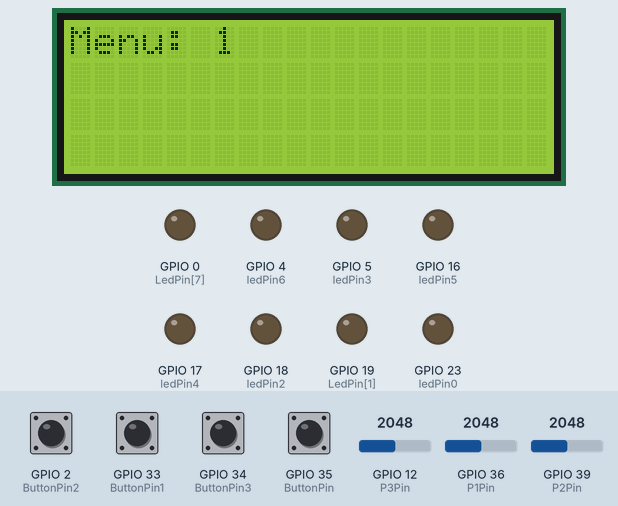
A program run on a simulated ESP32. Shown: 20×4 character LCD, output pins drawn as LEDs (lit = HIGH). The inputs (shaded band) are chosen by the test bench; at power-on: GPIO 2 (ButtonPin2), GPIO 33 (ButtonPin1), GPIO 34 (ButtonPin3), GPIO 35 (ButtonPin) HIGH, GPIO 12 (P3Pin) = 2048, GPIO 39 (P2Pin) = 2048, GPIO 36 (P1Pin) = 2048.

Above: at 1.7 s.
1.8 s: GPIO 12 (P3Pin) set to 2866
10.5 s: GPIO 39 (P2Pin) set to 2866
At 14.4 s:
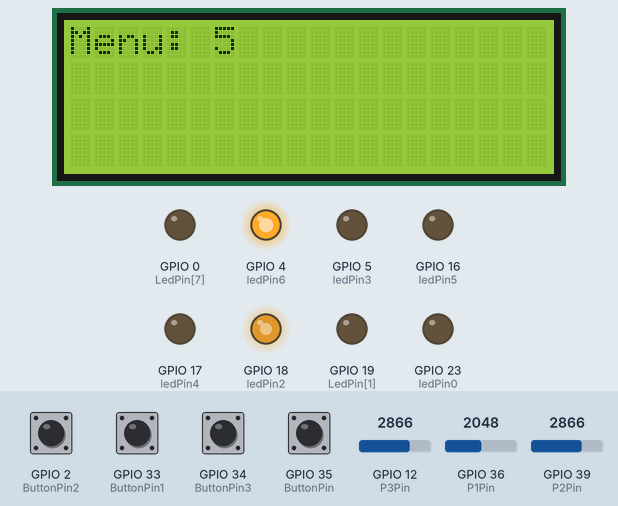
14.5 s: GPIO 39 (P2Pin) set to 3603
At 21.7 s:
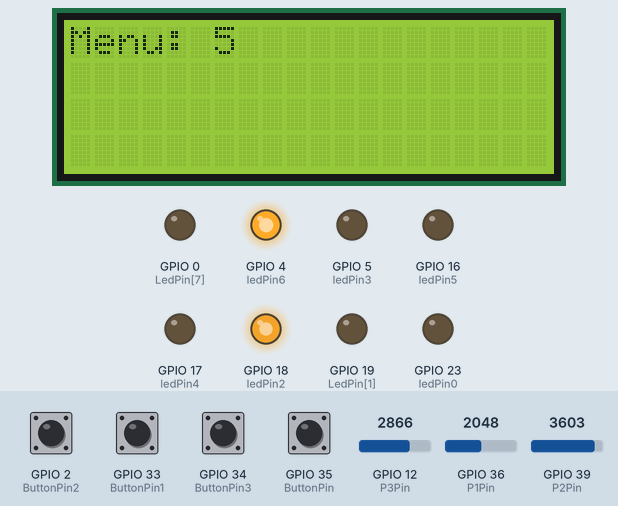
21.9 s: GPIO 39 (P2Pin) set to 4035
At 29.1 s:
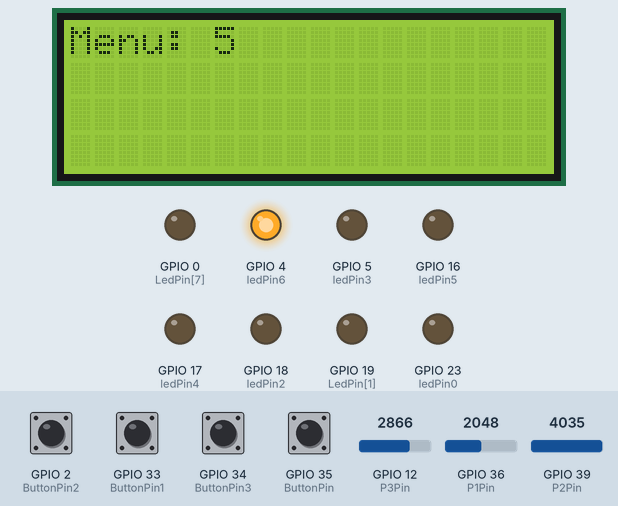
31.1 s: GPIO 39 (P2Pin) set to 491
At 40.6 s:
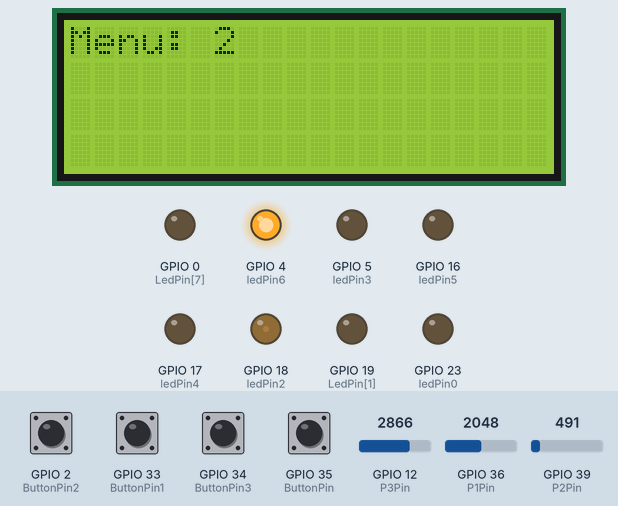
Timing chart, 0 to 41.3 s (numbered marks = the images above; inputs shaded):
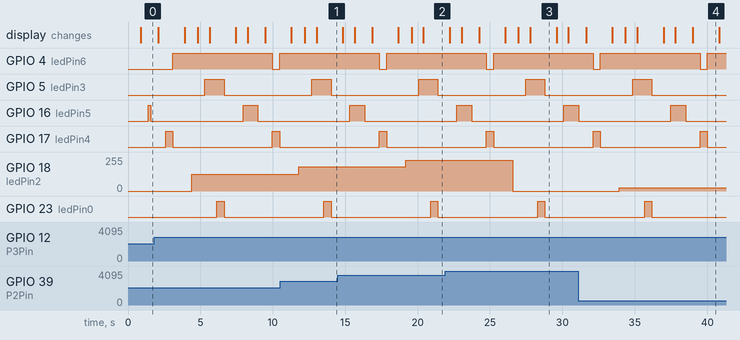

The program:

main.cpp
```cpp
#include <Arduino.h>
#include <LiquidCrystal_I2C.h>

#define I2C_SDA 21
#define I2C_SCL 22
int ButtonPin = 35; //sw4
int ButtonPin1 = 33; //sw6
int ButtonPin2 = 2; //sw2
int ButtonPin3 = 34; //sw3

int ledBrightness = 0;
const int thresholdLow = 100;
const int thresholdHigh = 3995;

int P3Pin = 12;
int P2Pin = 39;
int P1Pin = 36;

// ตัวแปรสำหรับเก็บสถานะของปุ่ม
bool button1State = false; // สถานะของปุ่มกดตัวที่ 1
bool button2State = false; // สถานะของปุ่มกดตัวที่ 2


int LedPin[] = {23, 19, 18, 5, 17, 16, 4, 0,};

int ledPin0 = 23;
int ledPin1 = 19;
int ledPin2 = 18;
int ledPin3 = 5;
int ledPin4 = 17;
int ledPin5 = 16;
int ledPin6 = 4;
int ledPin7 = 0;

LiquidCrystal_I2C lcd(0x27, 20, 4); // set the LCD address to 0x27 for a 16 chars and 2 line display

void setup(){

pinMode(ledPin2, OUTPUT);

pinMode(ButtonPin2, INPUT_PULLUP); // ตั้งปุ่มกดตัวที่ 1 เป็น input พร้อมเปิด pull-up resistor
pinMode(ButtonPin3, INPUT_PULLUP);// ตั้งปุ่มกดตัวที่ 2 เป็น input พร้อมเปิด pull-up resistor
pinMode(ledPin0, OUTPUT);
pinMode(ledPin3, OUTPUT);

    for (int i = 0; i < 8; i++) {
    pinMode(LedPin[i], OUTPUT);
  }
  pinMode(ButtonPin, INPUT_PULLUP);
  pinMode(ButtonPin1, INPUT_PULLUP);
 lcd.init(I2C_SDA, I2C_SCL); // initialize the lcd to use user defined I2C pins
 lcd.backlight();
 lcd.setCursor(0,0);
 lcd.print("Menu: 0");
 delay(500);
Serial.begin(9600);
}


void loop(){
  static int menu = 0;  // ตัวแปรเก็บเมนูที่เลือก
  int switchState = digitalRead(ButtonPin);
  int switchState1 = digitalRead(ButtonPin1);


  int potValue = analogRead(P2Pin); //P2
  int potValue1 = analogRead(P3Pin); //P3
  int potValue2 = analogRead(P1Pin); //P1
  ledBrightness = map(potValue, 0, 4095, 0, 255);
  potValue = analogRead(P2Pin);
  potValue1 = analogRead(P3Pin);
  potValue2 = analogRead(P1Pin);


    if (switchState == HIGH) {
    delay(300);  // ให้เวลา Debouncing ให้สวิตช์มีเวลาหยุดสักนิด

    // เปลี่ยนเมนูที่เลือก
    menu = (menu % 6) + 1;  // สลับเมนูจาก 1-3
    lcd.clear();
    lcd.setCursor(0, 0);
    lcd.print("Menu: ");
    lcd.print(menu);  // แสดงเมนูที่เลือก
    delay(500);  // ให้เวลาสำหรับแสดงผลบนจอ LCD
    }

    else if (switchState1 == HIGH)
    {
    delay(300);  // ให้เวลา Debouncing ให้สวิตช์มีเวลาหยุดสักนิด
    menu = (menu % 6) + 1;  // สลับเมนูจาก 1-3
    lcd.clear();
    lcd.setCursor(0, 0);
    lcd.print("Menu: ");
    lcd.print(menu);  // แสดงเมนูที่เลือก
    delay(500);  // ให้เวลาสำหรับแสดงผลบนจอ LCD
    }

    bool button1State = digitalRead(ButtonPin2) == LOW;
    bool button2State = digitalRead(ButtonPin3) == LOW;


    // ใช้ switch-case เพื่อจัดการการเลือกเมนู
    switch (menu) {
      case 1:
    digitalWrite(ledPin5, HIGH);
    delay(200);
    digitalWrite(ledPin5, LOW);
    delay(200);

    }
    switch (menu) {
      case 2:

    digitalWrite(ledPin4, HIGH);
    digitalWrite(ledPin6, LOW);
    delay(500);
    digitalWrite(ledPin6, HIGH);
    digitalWrite(ledPin4, LOW);
    delay(500);
    }

    switch (menu) {
      case 3:

    if (potValue <= thresholdLow || potValue >= thresholdHigh) {
    ledBrightness = 0; // LED ดับ
  } else {
    // แปลงค่า 0-4095 ให้เป็นช่วง 0-255 สำหรับควบคุม PWM
    ledBrightness = map(potValue, thresholdLow, thresholdHigh, 0, 255);
  }

   analogWrite(ledPin2, ledBrightness);
    delay(100);

    }

    switch (menu) {
      case 4:
    if (potValue1 >= 2120){

    digitalWrite(ledPin3, HIGH);
    delay(10);

  }else {
    (potValue1 <= 2120);
    digitalWrite(ledPin3, LOW);
    delay(10);
  }
  }
  switch (menu) {
      case 5:
    if (button1State && button2State) {

    digitalWrite(ledPin0, LOW);
    digitalWrite(ledPin3, LOW);
    delay(50);
  }
  else {

    digitalWrite(ledPin0, HIGH);
    digitalWrite(ledPin3, HIGH);
    delay(500);

    digitalWrite(ledPin3, LOW);
    digitalWrite(ledPin0, LOW);
    delay(500);
  }
 }

 switch (menu) {
      case 6:
    if (potValue2 > 256){

    digitalWrite(ledPin5, HIGH);
    delay(10);
  }
  else if (potValue2 < 256){

    digitalWrite(ledPin5, LOW);
    delay(10);
  }


 }
}
```

WEEK2.cpp
```cpp
/*
#include <Arduino.h>

// กำหนดขา GPIO สำหรับแยกไฟจราจร 1
int red1 = 23;    // ไฟแดงแยกที่ 1
int yellow1 = 19; // ไฟเหลืองแยกที่ 1
int green1 = 18;  // ไฟเขียวแยกที่ 1

// กำหนดขา GPIO สำหรับแยกไฟจราจร 2
int red2 = 17;   // ไฟแดงแยกที่ 2
int yellow2 = 16;// ไฟเหลืองแยกที่ 2
int green2 = 4; // ไฟเขียวแยกที่ 2
int dum = 0;
int led5 = 5;
// กำหนดขา GPIO สำหรับปุ่ม
int buttonPin = 15; // ปุ่มสำหรับสลับโหมดไฟกระพริบ
bool blinkingMode = false; // ตัวแปรสำหรับเก็บสถานะโหมดไฟกระพริบ
int buttonState = 0; // ตัวแปรสำหรับเก็บสถานะของปุ่ม

void setup() {
  // ตั้งค่าให้ GPIO เป็น OUTPUT สำหรับไฟ
  pinMode(red1, OUTPUT);
  pinMode(yellow1, OUTPUT);
  pinMode(green1, OUTPUT);
  pinMode(red2, OUTPUT);
  pinMode(yellow2, OUTPUT);
  pinMode(green2, OUTPUT);
  pinMode(dum, OUTPUT);
  pinMode(led5, OUTPUT);

  // ตั้งค่าให้ GPIO เป็น INPUT สำหรับปุ่ม
  pinMode(buttonPin, INPUT_PULLUP);

  // เริ่มต้นการเชื่อมต่อ Serial Monitor
  Serial.begin(115200);
  Serial.println("System Started");
}

void loop() {
  // อ่านสถานะของปุ่ม
  buttonState = digitalRead(buttonPin);

  // ถ้ากดปุ่ม (ปุ่มจะเป็น LOW เมื่อกด) สลับโหมดไฟกระพริบ
  if (buttonState == HIGH) {
    blinkingMode = !blinkingMode;  // สลับสถานะโหมด
    delay(200); // หน่วงเวลาหลังการกดปุ่ม เพื่อป้องกันการกดซ้ำ
    if (blinkingMode) {
      Serial.println("Blinking mode activated");
    } else {
      Serial.println("Blinking mode deactivated");
    }
  }

  // ถ้าอยู่ในโหมดไฟกระพริบ
  if (blinkingMode) {
    // กระพริบไฟแดงและไฟเขียวทั้งสองแยก
    digitalWrite(red1, HIGH);
    digitalWrite(green1, HIGH);
    digitalWrite(yellow1, HIGH);
    digitalWrite(red2, HIGH);
    digitalWrite(green2, HIGH);
    digitalWrite(yellow2, HIGH);
    digitalWrite(dum, HIGH);
    digitalWrite(led5, HIGH);
    delay(500); // หน่วงเวลา 500 มิลลิวินาที (ไฟกระพริบ)
    digitalWrite(red1, LOW);
    digitalWrite(green1, LOW);
    digitalWrite(yellow1, LOW);
    digitalWrite(red2, LOW);
    digitalWrite(green2, LOW);
    digitalWrite(yellow2, LOW);
    digitalWrite(dum, LOW);
    digitalWrite(led5, LOW);
    delay(500); // หน่วงเวลา 500 มิลลิวินาที (ไฟกระพริบ)
  }
  else {
    // การทำงานของไฟจราจรปกติ
    // แยกที่ 1 - ไฟเขียว, แยกที่ 2 - ไฟแดง
    digitalWrite(green1, HIGH);  // เปิดไฟเขียวแยกที่ 1
    digitalWrite(red1, LOW);     // ปิดไฟแดงแยกที่ 1
    digitalWrite(yellow1, LOW);  // ปิดไฟเหลืองแยกที่ 1
    digitalWrite(red2, HIGH);    // เปิดไฟแดงแยกที่ 2
    digitalWrite(yellow2, LOW);  // ปิดไฟเหลืองแยกที่ 2
    digitalWrite(green2, LOW);   // ปิดไฟเขียวแยกที่ 2
    Serial.println("Normal mode: Green 1, Red 2");
    delay(5000); // ไฟเขียวแยกที่ 1 เปิดเป็นเวลา 5 วินาที

    // แยกที่ 1 - ไฟเหลือง, แยกที่ 2 - ไฟแดง
    digitalWrite(green1, LOW);  // เปิดไฟเขียวแยกที่ 1
    digitalWrite(red1, LOW);     // ปิดไฟแดงแยกที่ 1
    digitalWrite(yellow1, HIGH);  // ปิดไฟเหลืองแยกที่ 1
    digitalWrite(red2, HIGH);    // เปิดไฟแดงแยกที่ 2
    digitalWrite(yellow2, LOW);  // ปิดไฟเหลืองแยกที่ 2
    digitalWrite(green2, LOW);   // ปิดไฟเขียวแยกที่ 2
    Serial.println("Normal mode: Yellow 1");
    delay(2000); // ไฟเหลืองแยกที่ 1 เปิดเป็นเวลา 2 วินาที

    // แยกที่ 1 - ไฟแดง, แยกที่ 2 - ไฟเขียว
    digitalWrite(yellow1, LOW);  // ปิดไฟเหลืองแยกที่ 1
    digitalWrite(red1, HIGH);    // เปิดไฟแดงแยกที่ 1
    digitalWrite(green1, LOW);   // ปิดไฟเขียวแยกที่ 1
    digitalWrite(red2, LOW);     // ปิดไฟแดงแยกที่ 2
    digitalWrite(yellow2, LOW);  // ปิดไฟเหลืองแยกที่ 2
    digitalWrite(green2, HIGH);  // เปิดไฟเขียวแยกที่ 2
    Serial.println("Normal mode: Green 2, Red 1");
    delay(5000); // ไฟเขียวแยกที่ 2 เปิดเป็นเวลา 5 วินาที

    // แยกที่ 1 - ไฟแดง, แยกที่ 2 - ไฟเหลือง
    digitalWrite(green1, LOW);  // เปิดไฟเขียวแยกที่ 1
    digitalWrite(red1, HIGH);     // ปิดไฟแดงแยกที่ 1
    digitalWrite(yellow1, LOW);  // ปิดไฟเหลืองแยกที่ 1
    digitalWrite(red2, LOW);    // เปิดไฟแดงแยกที่ 2
    digitalWrite(yellow2, HIGH);  // ปิดไฟเหลืองแยกที่ 2
    digitalWrite(green2, LOW);   // ปิดไฟเขียวแยกที่ 2
    Serial.println("Normal mode: Yellow 2");
    delay(2000); // ไฟเหลืองแยกที่ 2 เปิดเป็นเวลา 2 วินาที
  }
}
  */
```

WEEK3.cpp
```cpp
/*
#include <Arduino.h>
int potPin = 36;
int ledPin = 23;

void setup (){
    ledcAttachPin(ledPin, 0);
    ledcSetup(0,5000,8);
}
void loop() {
    int potValue = analogRead(potPin);
    int dutyCycle = map(potValue, 0, 4095, 0, 255);
    ledcWrite(0, dutyCycle);
    delay(10);


}
*/
```

WEEK4.cpp
```cpp
/*
#include <Arduino.h>
#include <LiquidCrystal_I2C.h>

#define I2C_SDA 21
#define I2C_SCL 22
#define Switch  15
#define Led1 23
#define Led2 19
#define Led3 18
#define Led4 5
#define Led5 17
#define Led6 16
#define Led7 4
#define Led8 0

LiquidCrystal_I2C lcd(0x27, 16, 2);

int menuIndex = 0;
const int totalMenus = 6;

// กำหนดพอร์ต LED ทั้งหมดใน array เพื่อให้ง่ายต่อการควบคุม
int leds[] = {Led1, Led2, Led3, Led4, Led5, Led6, Led7, Led8};

void updateLCD() {
  lcd.clear();

  switch(menuIndex) {
    case 0:
      lcd.setCursor(0, 0);
      lcd.print("Menu 1");
      break;
    case 1:
      lcd.setCursor(0, 0);
      lcd.print("Menu 2");
      break;
    case 2:
      lcd.setCursor(0, 0);
      lcd.print("Menu 3");
      break;
    case 3:
      lcd.setCursor(0, 0);
      lcd.print("Menu 4");
      break;
    case 4:
      lcd.setCursor(0, 0);
      lcd.print("Menu 5");
      break;
    case 5:
      lcd.setCursor(0, 0);
      lcd.print("Menu 6");
      break;
  }
}

// ฟังก์ชันเปิด LED ทั้งหมด
void ledsOn() {
  for (int i = 0; i < 8; i++) {
    digitalWrite(leds[i], HIGH);
  }
}

// ฟังก์ชันปิด LED ทั้งหมด
void ledsOff() {
  for (int i = 0; i < 8; i++) {
    digitalWrite(leds[i], LOW);
  }
}

void ledsBlinkAlternating() {
  static unsigned long previousMillis = 0;
  unsigned long currentMillis = millis();
  const long interval = 500; // เวลาช่วงสลับ 500ms

  if (currentMillis - previousMillis >= interval) {
    previousMillis = currentMillis;

    // สลับการเปิด/ปิด LED คู่/คี่
    static bool toggle = false;  // ใช้ตัวแปร toggle เพื่อสลับสถานะ

    if (toggle) {
      // เปิด LED คู่ (LED1, LED3, LED5, LED7) และปิด LED คี่ (LED2, LED4, LED6, LED8)
      digitalWrite(Led1, HIGH);
      digitalWrite(Led2, LOW);
      digitalWrite(Led3, HIGH);
      digitalWrite(Led4, LOW);
      digitalWrite(Led5, HIGH);
      digitalWrite(Led6, LOW);
      digitalWrite(Led7, HIGH);
      digitalWrite(Led8, LOW);
    } else {
      // เปิด LED คี่ (LED2, LED4, LED6, LED8) และปิด LED คู่ (LED1, LED3, LED5, LED7)
      digitalWrite(Led1, LOW);
      digitalWrite(Led2, HIGH);
      digitalWrite(Led3, LOW);
      digitalWrite(Led4, HIGH);
      digitalWrite(Led5, LOW);
      digitalWrite(Led6, HIGH);
      digitalWrite(Led7, LOW);
      digitalWrite(Led8, HIGH);
    }

    toggle = !toggle;  // สลับสถานะ toggle
  }
}

// ฟังก์ชันสว่างทีละดวงจาก LED1 ถึง LED8
void ledsOneByOne() {
  for (int i = 0; i < 8; i++) {
    digitalWrite(leds[i], HIGH);
    delay(200); // รอ 200 ms ก่อนที่จะไปดวงถัดไป
    digitalWrite(leds[i], LOW);
  }
}

// ฟังก์ชันเปิด LED เป็นคู่ (2 ดวงพร้อมกัน)
void ledsOnInPairs() {
  for (int i = 0; i < 8; i += 2) {
    digitalWrite(leds[i], HIGH);
    digitalWrite(leds[i + 1], HIGH);
    delay(500); // เปิดคู่ละ 500 ms
    digitalWrite(leds[i], LOW);
    digitalWrite(leds[i + 1], LOW);
  }
}

// ฟังก์ชันสว่างจาก LED1 ถึง LED8 แล้วดับจาก LED8 ถึง LED1
void ledsSweep() {
  // สว่างจาก LED1 ถึง LED8
  for (int i = 0; i < 8; i++) {
    digitalWrite(leds[i], HIGH);
    delay(200); // รอ 200 ms
  }

  // ดับจาก LED8 ถึง LED1
  for (int i = 7; i >= 0; i--) {
    digitalWrite(leds[i], LOW);
    delay(200); // รอ 200 ms
  }
}

// ฟังก์ชันกระพริบ LED ทั้งหมดพร้อมกัน
void ledsBlinkAll() {
  static unsigned long lastMillis = 0;
  static bool ledState = false;
  unsigned long currentMillis = millis();

  if (currentMillis - lastMillis >= 500) {  // ทุกๆ 500ms
    ledState = !ledState;  // สลับสถานะ LED

    for (int i = 0; i < 8; i++) {
      digitalWrite(leds[i], ledState ? HIGH : LOW);
    }

    lastMillis = currentMillis;
  }
}

void setup() {
  lcd.init(I2C_SDA, I2C_SCL);
  lcd.backlight();

  // กำหนดโหมดของพิน LED เป็น OUTPUT
  for (int i = 0; i < 8; i++) {
    pinMode(leds[i], OUTPUT);
  }

  updateLCD();
  pinMode(Switch, INPUT_PULLUP);
}

void loop() {
  static bool lastSwitchState = HIGH;
  bool switchState = digitalRead(Switch);

  // เมื่อกดสวิตช์ให้เปลี่ยนเมนู
  if (switchState == LOW && lastSwitchState == HIGH) {
    menuIndex = (menuIndex + 1) % totalMenus;
    updateLCD();
    delay(50);  // ใช้ delay เล็กน้อยเพื่อป้องกันการกดซ้ำเร็วเกินไป
  }

  // เลือกเมนูต่างๆ
  switch(menuIndex) {
    case 0:
      ledsOn();  // เมนู 1 เปิด LED ทั้งหมด
      break;
    case 1:
      ledsBlinkAlternating();  // เมนู 2 กระพริบ LED คู่/คี่ สลับกัน
      break;
    case 2:
      ledsOneByOne();  // เมนู 3 สว่างทีละดวง
      break;
    case 3:
      ledsOnInPairs();  // เมนู 4 เปิด LED คู่
      break;
    case 4:
      ledsSweep();  // เมนู 5 สว่างจากดอกแรกไปดอกสุดท้ายแล้วดับกลับ
      break;
    case 5:
      ledsBlinkAll();  // เมนู 6 กระพริบ LED ทั้งหมด
      break;
    default:
      ledsOff();  // ปิด LED
      break;
  }

  lastSwitchState = switchState;
}
*/
```

test.cpp
```cpp
/*
#include <Arduino.h>
#define VOLUME_P1 36
#define VOLUME_P2 39

// LED Pins
#define LED1_P1 23
#define LED2_P1 19
#define LED3_P1 18
#define LED4_P1 5

#define LED1_P2 17
#define LED2_P2 16
#define LED3_P2 4
#define LED4_P2 0

void setup() {
  // Set LED pins as OUTPUT
  pinMode(LED1_P1, OUTPUT);
  pinMode(LED2_P1, OUTPUT);
  pinMode(LED3_P1, OUTPUT);
  pinMode(LED4_P1, OUTPUT);

  pinMode(LED1_P2, OUTPUT);
  pinMode(LED2_P2, OUTPUT);
  pinMode(LED3_P2, OUTPUT);
  pinMode(LED4_P2, OUTPUT);

  // Initialize LEDs as OFF
  digitalWrite(LED1_P1, LOW);
  digitalWrite(LED2_P1, LOW);
  digitalWrite(LED3_P1, LOW);
  digitalWrite(LED4_P1, LOW);

  digitalWrite(LED1_P2, LOW);
  digitalWrite(LED2_P2, LOW);
  digitalWrite(LED3_P2, LOW);
  digitalWrite(LED4_P2, LOW);

  // Configure volume pins as input
  pinMode(VOLUME_P1, INPUT);
  pinMode(VOLUME_P2, INPUT);
}

void loop() {
  // Read analog values from P1 and P2
  int volumeP1 = analogRead(VOLUME_P1);
  int volumeP2 = analogRead(VOLUME_P2);

  // Check if both volumes are at maximum
  if (volumeP1 > 0 && volumeP2 > 0) {
    // Blink all LEDs alternately
    for (int i = 0; i < 5; i++) { // Blink 5 times
      // Turn on LED group 1
      digitalWrite(LED1_P1, HIGH);
      digitalWrite(LED2_P1, HIGH);
      digitalWrite(LED3_P1, HIGH);
      digitalWrite(LED4_P1, HIGH);

      digitalWrite(LED1_P2, HIGH);
      digitalWrite(LED2_P2, HIGH);
      digitalWrite(LED3_P2, HIGH);
      digitalWrite(LED4_P2, HIGH);

      delay(500); // Wait 500 ms

      // Turn on LED group 2
      digitalWrite(LED1_P1, LOW);
      digitalWrite(LED2_P1, HIGH);
      digitalWrite(LED3_P1, LOW);
      digitalWrite(LED4_P1, HIGH);

      digitalWrite(LED1_P2, LOW);
      digitalWrite(LED2_P2, HIGH);
      digitalWrite(LED3_P2, LOW);
      digitalWrite(LED4_P2, HIGH);

      delay(500); // Wait 500 ms
    }
  } else {
    // Control LEDs for P1
    if (volumeP1 > 3600) {
      digitalWrite(LED1_P1, HIGH);
      digitalWrite(LED1_P2, HIGH);
      digitalWrite(LED3_P1, HIGH);
      digitalWrite(LED3_P2, HIGH);
    } else if (volumeP1 > 2800) {
      digitalWrite(LED1_P1, HIGH);
      digitalWrite(LED1_P2, HIGH);
      digitalWrite(LED3_P1, HIGH);
      digitalWrite(LED3_P2, LOW);
    } else if (volumeP1 > 1600) {
      digitalWrite(LED1_P1, HIGH);
      digitalWrite(LED1_P2, HIGH);
      digitalWrite(LED3_P1, LOW);
      digitalWrite(LED3_P2, LOW);
    } else if (volumeP1 > 600) {
      digitalWrite(LED1_P1, HIGH);
      digitalWrite(LED1_P2, LOW);
      digitalWrite(LED3_P1, LOW);
      digitalWrite(LED3_P2, LOW);
    } else {
      digitalWrite(LED1_P1, LOW);
      digitalWrite(LED1_P2, LOW);
      digitalWrite(LED3_P1, LOW);
      digitalWrite(LED3_P2, LOW);
    }

    // Control LEDs for P2
    if (volumeP2 > 3600) {
      digitalWrite(LED2_P1, HIGH);
      digitalWrite(LED4_P1, HIGH);
      digitalWrite(LED2_P2, HIGH);
      digitalWrite(LED4_P2, HIGH);
    } else if (volumeP2 > 2800) {
      digitalWrite(LED2_P1, HIGH);
      digitalWrite(LED4_P1, HIGH);
      digitalWrite(LED2_P2, HIGH);
      digitalWrite(LED4_P2, LOW);
    } else if (volumeP2 > 1600) {
      digitalWrite(LED2_P1, HIGH);
      digitalWrite(LED4_P1, HIGH);
      digitalWrite(LED2_P2, LOW);
      digitalWrite(LED4_P2, LOW);
    } else if (volumeP2 > 600) {
      digitalWrite(LED2_P1, HIGH);
      digitalWrite(LED4_P1, LOW);
      digitalWrite(LED2_P2, LOW);
      digitalWrite(LED4_P2, LOW);
    } else {
      digitalWrite(LED2_P1, LOW);
      digitalWrite(LED4_P1, LOW);
      digitalWrite(LED2_P2, LOW);
      digitalWrite(LED4_P2, LOW);
    }
  }

  delay(100); // Small delay for stability
}
*/
```

Measured:
- after the input at 10.5 s, GPIO 18 (ledPin2): 127/255 → 181/255 after 1.3 s
- after the input at 14.5 s, GPIO 18 (ledPin2): 181/255 → 229/255 after 4.7 s
- after the input at 21.9 s, GPIO 18 (ledPin2): 229/255 → 0/255 after 4.7 s
- after the input at 31.1 s, GPIO 18 (ledPin2): 0/255 → 25/255 after 2.8 s
- by itself, GPIO 4 (ledPin6): alternates HIGH for 6.9 s and LOW for 0.50 s
- by itself, GPIO 17 (ledPin4): alternates HIGH for 0.50 s and LOW for 6.9 s
